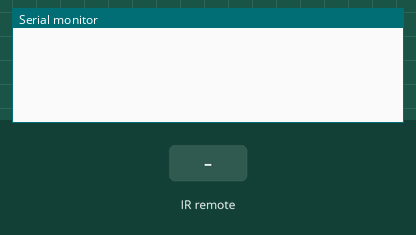
Simulated run of this sketch. Board: Arduino Uno, built with avr-gcc and run on an emulated ATmega328P. Shown: the last lines printed to the serial monitor. Inputs (shaded band) come from the test bench.

Above: at 1.2 s.
1.3 s: infrared code 0xFF02FD received
At 2.7 s:
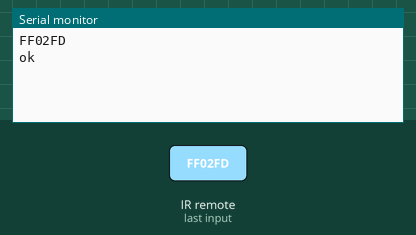
3.0 s: infrared code 0xFFA857 received
At 4.0 s:
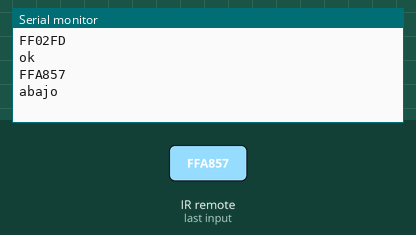
4.5 s: infrared code 0xFF22DD received
At 5.2 s:
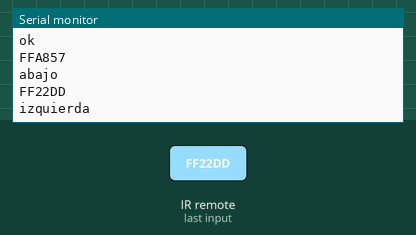
6.0 s: infrared code 0xFFC23D received
At 6.4 s:
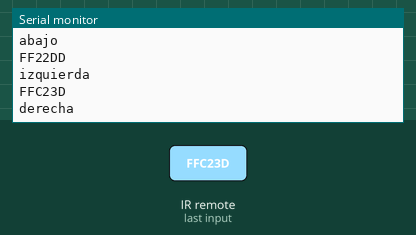
7.5 s: infrared code 0xFF629D received
At 8.7 s:
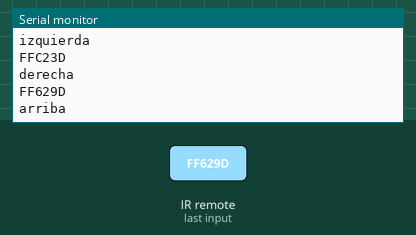
9.0 s: infrared code 0xFF4AB5 received
At 10.0 s:
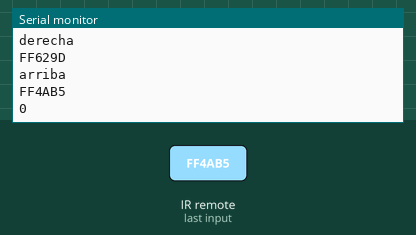

The sketch:

ir_ejemplo.ino
```cpp
//ejemplo arduino -processing
//desarrollado para MAKE IT YOURSELF
//EL DOMINIO DE  ESTE CODIGO ES PUBLICO
//para  mas informacion:www.youtubw.com/c/Juchani
#include "IRremote.h"
int receptor = 11;

IRrecv irrecv(receptor);
decode_results results;

void setup()
{
  Serial.begin(9600);
  irrecv.enableIRIn();
}


void loop()
{
  if (irrecv.decode(&results)) {
    Serial.println(results.value, HEX);

    if (results.value == 0xFF02FD) {
      Serial.println("ok");

    }
    if (results.value == 0xFFA857) {
      Serial.println("abajo");
    }
    if (results.value == 0xFF22DD) {
      Serial.println("izquierda");
    }
    if (results.value == 0xFFC23D) {
      Serial.println("derecha");
    }
    if (results.value == 0xFF629D) {
      Serial.println("arriba");
    }
    if (results.value == 0xFF4AB5) {
      Serial.println(0);
    }

    irrecv.resume();
  }

  delay(300);
}
```

Measured:
- after the input at 1.3 s, the serial monitor: prints a new line after 0.20 s (image 1)
- after the input at 3.0 s, the serial monitor: prints a new line at once (image 2)
- after the input at 4.5 s, the serial monitor: prints a new line at once (image 3)
- after the input at 6.0 s, the serial monitor: prints a new line at once (image 4)
- after the input at 7.5 s, the serial monitor: prints a new line at once (image 5)
- after the input at 9.0 s, the serial monitor: prints a new line at once (image 6)
